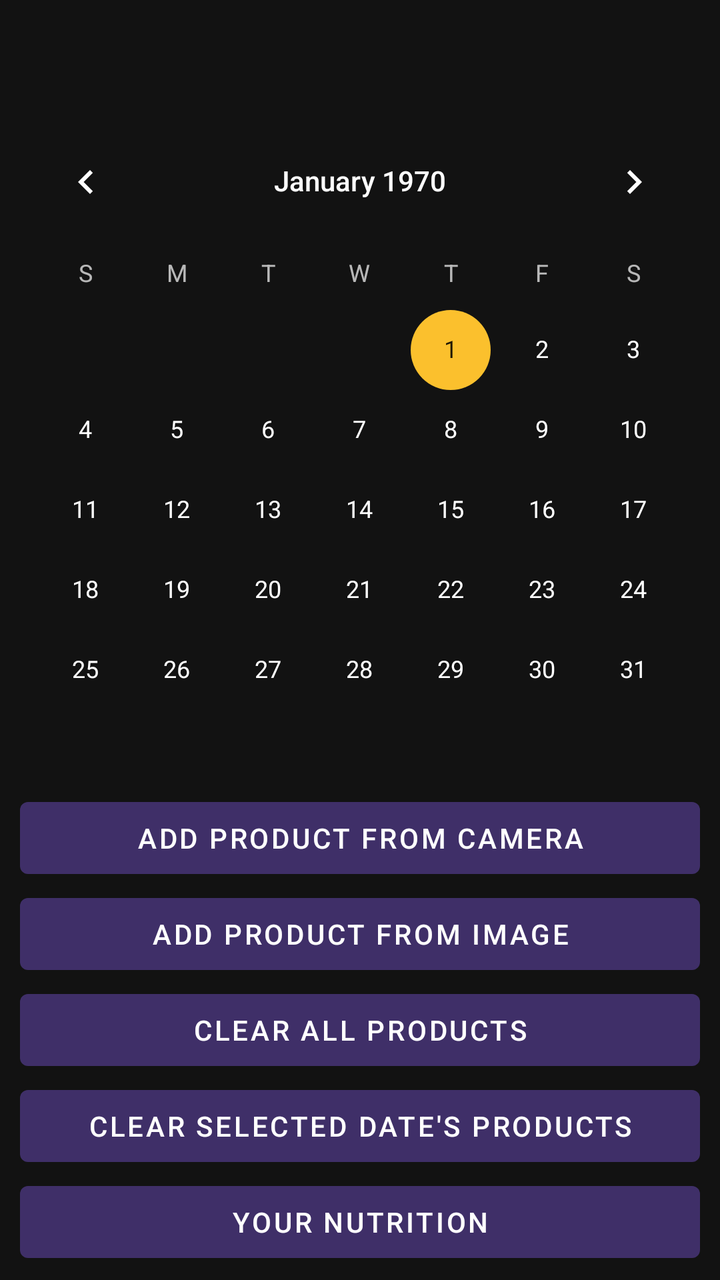
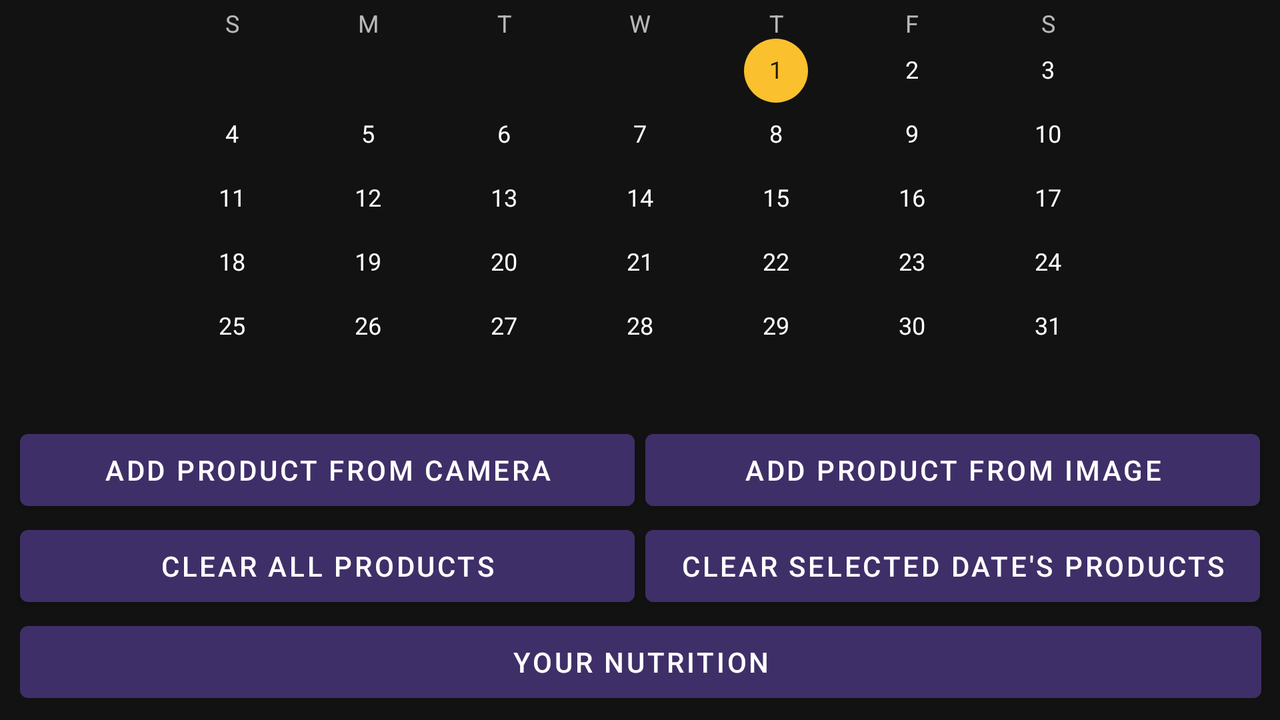

Compare how this app lays out the same screen by default and in its alternative resource folder. The renders come first, then the two layout files and the values they reference.
<!-- AndroidManifest.xml: application theme AppTheme -->
<!-- res/layout/activity_main.xml -->
<?xml version="1.0" encoding="utf-8"?>
<androidx.constraintlayout.widget.ConstraintLayout
    xmlns:android="http://schemas.android.com/apk/res/android"
    xmlns:app="http://schemas.android.com/apk/res-auto"
    xmlns:tools="http://schemas.android.com/tools"
    android:layout_width="match_parent"
    android:layout_height="match_parent"
    tools:context=".MainActivity">
    <CalendarView
        android:id="@+id/cvCalendar"
        android:layout_width="match_parent"
        android:layout_height="wrap_content"
        app:layout_constraintBottom_toTopOf="@+id/btnAddProductCamera"/>
    <Button
        android:id="@+id/btnAddProductCamera"
        android:layout_width="match_parent"
        android:layout_height="wrap_content"
        android:layout_marginStart="10dp"
        android:layout_marginEnd="10dp"
        android:text="@string/add_product_from_camera"
        android:onClick="onAddProductCameraClick"
        app:layout_constraintStart_toStartOf="parent"
        app:layout_constraintEnd_toEndOf="parent"
        app:layout_constraintBottom_toTopOf="@+id/btnAddProductImage"/>
    <Button
        android:id="@+id/btnAddProductImage"
        android:layout_width="match_parent"
        android:layout_height="wrap_content"
        android:layout_marginStart="10dp"
        android:layout_marginEnd="10dp"
        android:text="@string/add_product_from_image"
        android:onClick="onAddProductImageClick"
        app:layout_constraintStart_toStartOf="parent"
        app:layout_constraintEnd_toEndOf="parent"
        app:layout_constraintBottom_toTopOf="@+id/btnClearAll"/>
    <Button
        android:id="@+id/btnClearAll"
        android:layout_width="match_parent"
        android:layout_height="wrap_content"
        android:layout_marginStart="10dp"
        android:layout_marginEnd="10dp"
        android:text="@string/clear_all_products"
        android:onClick="onClearAllClick"
        app:layout_constraintStart_toStartOf="parent"
        app:layout_constraintEnd_toEndOf="parent"
        app:layout_constraintBottom_toTopOf="@+id/btnClearSelected"/>
    <Button
        android:id="@+id/btnClearSelected"
        android:layout_width="match_parent"
        android:layout_height="wrap_content"
        android:layout_marginStart="10dp"
        android:layout_marginEnd="10dp"
        android:text="@string/clear_selected_products"
        android:onClick="onClearSelectedClick"
        app:layout_constraintStart_toStartOf="parent"
        app:layout_constraintEnd_toEndOf="parent"
        app:layout_constraintBottom_toTopOf="@+id/btnNutrition"/>
    <Button
        android:id="@+id/btnNutrition"
        android:layout_width="match_parent"
        android:layout_height="wrap_content"
        android:layout_marginStart="10dp"
        android:layout_marginEnd="10dp"
        android:layout_marginBottom="5dp"
        android:text="@string/your_nutrition"
        android:onClick="onNutritionClick"
        app:layout_constraintStart_toStartOf="parent"
        app:layout_constraintEnd_toEndOf="parent"
        app:layout_constraintBottom_toBottomOf="parent"/>
</androidx.constraintlayout.widget.ConstraintLayout>
<!-- resources referenced by this layout -->
<resources>
  <string name="add_product_from_camera">Add Product From Camera</string>
  <string name="add_product_from_image">Add Product From Image</string>
  <string name="clear_all_products">Clear All Products</string>
  <string name="clear_selected_products">Clear Selected Date\'s Products</string>
  <string name="your_nutrition">Your Nutrition</string>
  <style name="AppTheme" parent="Theme.MaterialComponents">
          <item name="colorPrimary">@color/colorPrimary</item>
          <item name="colorPrimaryVariant">@color/colorPrimaryVariant</item>
          <item name="colorOnPrimary">@color/colorOnPrimary</item>
          <item name="colorSecondary">@color/colorSecondary</item>
          <item name="colorSecondaryVariant">@color/colorSecondaryVariant</item>
          <item name="colorOnSecondary">@color/colorOnSecondary</item>
          <item name="android:colorBackground">@color/colorBackground</item>
          <item name="colorOnBackground">@color/colorOnBackground</item>
          <item name="colorSurface">@color/colorSurface</item>
          <item name="colorOnSurface">@color/colorOnSurface</item>
          <item name="colorError">@color/colorError</item>
          <item name="colorOnError">@color/colorOnError</item>
      </style>
  <color name="colorPrimary">#31205d</color>
  <color name="colorPrimaryVariant">#221938</color>
  <color name="colorOnPrimary">#FFFFFF</color>
  <color name="colorSecondary">#fbc02d</color>
  <color name="colorSecondaryVariant">#c49000</color>
  <color name="colorOnSecondary">#FFFFFF</color>
  <color name="colorBackground">#121212</color>
  <color name="colorOnBackground">#FFFFFF</color>
  <color name="colorSurface">#31205d</color>
  <color name="colorOnSurface">#FFFFFF</color>
  <color name="colorError">#732121</color>
  <color name="colorOnError">#FFFFFF</color>
</resources>
<!-- res/layout-land/activity_main.xml (the repository's variant of the layout above) -->
<!-- drawn on the phone turned sideways -->
<?xml version="1.0" encoding="utf-8"?>
<androidx.constraintlayout.widget.ConstraintLayout
    xmlns:android="http://schemas.android.com/apk/res/android"
    xmlns:app="http://schemas.android.com/apk/res-auto"
    xmlns:tools="http://schemas.android.com/tools"
    android:layout_width="match_parent"
    android:layout_height="match_parent"
    tools:context=".MainActivity">
    <CalendarView
        android:id="@+id/cvCalendar"
        android:layout_width="0dp"
        android:layout_height="wrap_content"
        app:layout_constraintWidth_percent="0.80"
        app:layout_constraintStart_toStartOf="parent"
        app:layout_constraintEnd_toEndOf="parent"
        app:layout_constraintBottom_toTopOf="@+id/clBottom"/>
    <androidx.constraintlayout.widget.ConstraintLayout
        android:id="@+id/clBottom"
        android:layout_width="match_parent"
        android:layout_height="wrap_content"
        app:layout_constraintBottom_toBottomOf="parent">
        <Button
            android:id="@+id/btnAddProductCamera"
            android:layout_width="0dp"
            android:layout_height="wrap_content"
            android:layout_marginStart="10dp"
            android:text="@string/add_product_from_camera"
            android:onClick="onAddProductCameraClick"
            app:layout_constraintWidth_percent="0.48"
            app:layout_constraintStart_toStartOf="parent"
            app:layout_constraintBottom_toTopOf="@+id/btnClearAll"/>
        <Button
            android:id="@+id/btnAddProductImage"
            android:layout_width="0dp"
            android:layout_height="wrap_content"
            android:layout_marginEnd="10dp"
            android:text="@string/add_product_from_image"
            android:onClick="onAddProductImageClick"
            app:layout_constraintWidth_percent="0.48"
            app:layout_constraintEnd_toEndOf="parent"
            app:layout_constraintBottom_toTopOf="@+id/btnClearSelected"/>
        <Button
            android:id="@+id/btnClearAll"
            android:layout_width="0dp"
            android:layout_height="wrap_content"
            android:layout_marginStart="10dp"
            android:text="@string/clear_all_products"
            android:onClick="onClearAllClick"
            app:layout_constraintWidth_percent="0.48"
            app:layout_constraintStart_toStartOf="parent"
            app:layout_constraintBottom_toTopOf="@+id/btnNutrition"/>
        <Button
            android:id="@+id/btnClearSelected"
            android:layout_width="0dp"
            android:layout_height="wrap_content"
            android:layout_marginEnd="10dp"
            android:text="@string/clear_selected_products"
            android:onClick="onClearSelectedClick"
            app:layout_constraintWidth_percent="0.48"
            app:layout_constraintEnd_toEndOf="parent"
            app:layout_constraintBottom_toTopOf="@+id/btnNutrition"/>
        <Button
            android:id="@+id/btnNutrition"
            android:layout_width="0dp"
            android:layout_height="wrap_content"
            android:layout_marginStart="10dp"
            android:layout_marginBottom="5dp"
            android:text="@string/your_nutrition"
            android:onClick="onNutritionClick"
            app:layout_constraintWidth_percent="0.97"
            app:layout_constraintStart_toStartOf="parent"
            app:layout_constraintBottom_toBottomOf="parent"/>
    </androidx.constraintlayout.widget.ConstraintLayout>
</androidx.constraintlayout.widget.ConstraintLayout>
